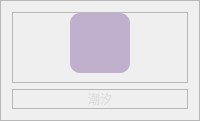
                            <widget class="QFrame" name="frame_208">
                             <property name="frameShape">
                              <enum>QFrame::Shape::StyledPanel</enum>
                             </property>
                             <property name="frameShadow">
                              <enum>QFrame::Shadow::Raised</enum>
                             </property>
                             <layout class="QVBoxLayout" name="verticalLayout_104">
                              <item>
                               <widget class="QFrame" name="frame_209">
                                <property name="frameShape">
                                 <enum>QFrame::Shape::StyledPanel</enum>
                                </property>
                                <property name="frameShadow">
                                 <enum>QFrame::Shadow::Raised</enum>
                                </property>
                                <layout class="QHBoxLayout" name="horizontalLayout_127">
                                 <property name="spacing">
                                  <number>0</number>
                                 </property>
                                 <property name="leftMargin">
                                  <number>0</number>
                                 </property>
                                 <property name="topMargin">
                                  <number>0</number>
                                 </property>
                                 <property name="rightMargin">
                                  <number>0</number>
                                 </property>
                                 <item>
                                  <widget class="QPushButton" name="btn2">
                                   <property name="sizePolicy">
                                    <sizepolicy hsizetype="Expanding" vsizetype="Preferred">
                                     <horstretch>0</horstretch>
                                     <verstretch>0</verstretch>
                                    </sizepolicy>
                                   </property>
                                   <property name="minimumSize">
                                    <size>
                                     <width>60</width>
                                     <height>60</height>
                                    </size>
                                   </property>
                                   <property name="maximumSize">
                                    <size>
                                     <width>60</width>
                                     <height>60</height>
                                    </size>
                                   </property>
                                   <property name="font">
                                    <font>
                                     <family>微软雅黑</family>
                                     <pointsize>15</pointsize>
                                     <italic>false</italic>
                                     <bold>false</bold>
                                    </font>
                                   </property>
                                   <property name="cursor">
                                    <cursorShape>PointingHandCursor</cursorShape>
                                   </property>
                                   <property name="layoutDirection">
                                    <enum>Qt::LayoutDirection::LeftToRight</enum>
                                   </property>
                                   <property name="styleSheet">
                                    <string notr="true">QPushButton {
	background-image: url(:/forms/icons/heart_rate.png);
	border: no;
    background-position: center;
    background-repeat: no-repeat; 
	border-radius: 10px;
	background-color: rgba(82, 28, 129,0.3);

}

QPushButton:hover {
	background-color: rgb(162, 98, 199);
	border: none;
}</string>
                                   </property>
                                   <property name="text">
                                    <string/>
                                   </property>
                                  </widget>
                                 </item>
                                </layout>
                               </widget>
                              </item>
                              <item>
                               <widget class="QFrame" name="frame_210">
                                <property name="frameShape">
                                 <enum>QFrame::Shape::StyledPanel</enum>
                                </property>
                                <property name="frameShadow">
                                 <enum>QFrame::Shadow::Raised</enum>
                                </property>
                                <layout class="QHBoxLayout" name="horizontalLayout_128">
                                 <property name="spacing">
                                  <number>0</number>
                                 </property>
                                 <property name="leftMargin">
                                  <number>0</number>
                                 </property>
                                 <property name="topMargin">
                                  <number>0</number>
                                 </property>
                                 <property name="rightMargin">
                                  <number>0</number>
                                 </property>
                                 <property name="bottomMargin">
                                  <number>0</number>
                                 </property>
                                 <item>
                                  <widget class="QLabel" name="label_81">
                                   <property name="styleSheet">
                                    <string notr="true">font: 11pt &quot;微软雅黑&quot;;
color: rgb(221, 221, 221);
</string>
                                   </property>
                                   <property name="text">
                                    <string>潮汐</string>
                                   </property>
                                   <property name="alignment">
                                    <set>Qt::AlignmentFlag::AlignCenter</set>
                                   </property>
                                  </widget>
                                 </item>
                                </layout>
                               </widget>
                              </item>
                             </layout>
                            </widget>
